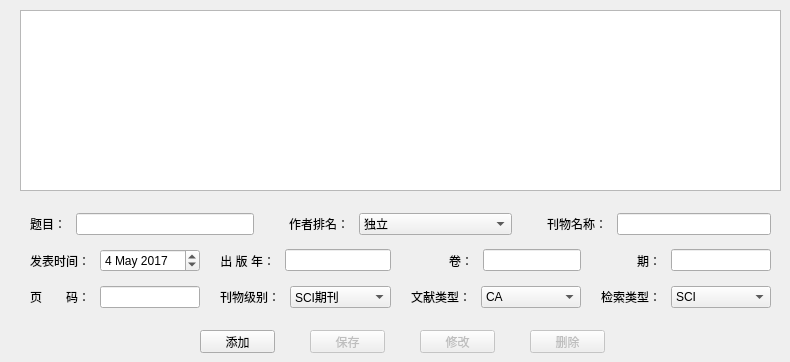
   <widget class="QWidget" name="tab_6">
    <attribute name="title">
     <string>论文成果</string>
    </attribute>
    <widget class="QTableView" name="list_paper">
     <property name="geometry">
      <rect>
       <x>20</x>
       <y>10</y>
       <width>761</width>
       <height>181</height>
      </rect>
     </property>
     <property name="editTriggers">
      <set>QAbstractItemView::NoEditTriggers</set>
     </property>
     <property name="selectionMode">
      <enum>QAbstractItemView::SingleSelection</enum>
     </property>
     <property name="selectionBehavior">
      <enum>QAbstractItemView::SelectRows</enum>
     </property>
     <attribute name="horizontalHeaderStretchLastSection">
      <bool>true</bool>
     </attribute>
     <attribute name="verticalHeaderDefaultSectionSize">
      <number>25</number>
     </attribute>
     <attribute name="verticalHeaderMinimumSectionSize">
      <number>15</number>
     </attribute>
    </widget>
    <widget class="QPushButton" name="btn_paper_update">
     <property name="enabled">
      <bool>false</bool>
     </property>
     <property name="geometry">
      <rect>
       <x>420</x>
       <y>330</y>
       <width>75</width>
       <height>23</height>
      </rect>
     </property>
     <property name="text">
      <string>修改</string>
     </property>
     <property name="autoDefault">
      <bool>false</bool>
     </property>
    </widget>
    <widget class="QPushButton" name="btn_paper_save">
     <property name="enabled">
      <bool>false</bool>
     </property>
     <property name="geometry">
      <rect>
       <x>310</x>
       <y>330</y>
       <width>75</width>
       <height>23</height>
      </rect>
     </property>
     <property name="text">
      <string>保存</string>
     </property>
     <property name="autoDefault">
      <bool>false</bool>
     </property>
    </widget>
    <widget class="QPushButton" name="btn_paper_delete">
     <property name="enabled">
      <bool>false</bool>
     </property>
     <property name="geometry">
      <rect>
       <x>530</x>
       <y>330</y>
       <width>75</width>
       <height>23</height>
      </rect>
     </property>
     <property name="text">
      <string>删除</string>
     </property>
     <property name="autoDefault">
      <bool>false</bool>
     </property>
    </widget>
    <widget class="QPushButton" name="btn_paper_add">
     <property name="geometry">
      <rect>
       <x>200</x>
       <y>330</y>
       <width>75</width>
       <height>23</height>
      </rect>
     </property>
     <property name="text">
      <string>添加</string>
     </property>
     <property name="autoDefault">
      <bool>false</bool>
     </property>
    </widget>
    <widget class="QWidget" name="verticalLayoutWidget_6">
     <property name="geometry">
      <rect>
       <x>20</x>
       <y>200</y>
       <width>761</width>
       <height>121</height>
      </rect>
     </property>
     <layout class="QVBoxLayout" name="verticalLayout_6">
      <property name="leftMargin">
       <number>10</number>
      </property>
      <property name="topMargin">
       <number>5</number>
      </property>
      <property name="rightMargin">
       <number>10</number>
      </property>
      <property name="bottomMargin">
       <number>5</number>
      </property>
      <item>
       <layout class="QHBoxLayout" name="horizontalLayout_83" stretch="1,1,1">
        <property name="spacing">
         <number>35</number>
        </property>
        <item>
         <layout class="QHBoxLayout" name="horizontalLayout_84" stretch="0,0">
          <property name="spacing">
           <number>10</number>
          </property>
          <item>
           <widget class="QLabel" name="paper_label_title">
            <property name="text">
             <string>题目：</string>
            </property>
            <property name="alignment">
             <set>Qt::AlignRight|Qt::AlignTrailing|Qt::AlignVCenter</set>
            </property>
           </widget>
          </item>
          <item>
           <widget class="QLineEdit" name="paper_edit_title">
            <property name="maxLength">
             <number>100</number>
            </property>
           </widget>
          </item>
         </layout>
        </item>
        <item>
         <layout class="QHBoxLayout" name="horizontalLayout_85" stretch="1,3">
          <property name="spacing">
           <number>10</number>
          </property>
          <item>
           <widget class="QLabel" name="paper_label_rank">
            <property name="text">
             <string>作者排名：</string>
            </property>
            <property name="alignment">
             <set>Qt::AlignRight|Qt::AlignTrailing|Qt::AlignVCenter</set>
            </property>
           </widget>
          </item>
          <item>
           <widget class="QComboBox" name="paper_combo_rank">
            <item>
             <property name="text">
              <string>独立</string>
             </property>
            </item>
            <item>
             <property name="text">
              <string>第一</string>
             </property>
            </item>
            <item>
             <property name="text">
              <string>第二</string>
             </property>
            </item>
            <item>
             <property name="text">
              <string>第三</string>
             </property>
            </item>
            <item>
             <property name="text">
              <string>第三之外</string>
             </property>
            </item>
           </widget>
          </item>
         </layout>
        </item>
        <item>
         <layout class="QHBoxLayout" name="horizontalLayout_86" stretch="1,3">
          <property name="spacing">
           <number>10</number>
          </property>
          <item>
           <widget class="QLabel" name="paper_label_publication">
            <property name="text">
             <string>刊物名称：</string>
            </property>
            <property name="alignment">
             <set>Qt::AlignRight|Qt::AlignTrailing|Qt::AlignVCenter</set>
            </property>
           </widget>
          </item>
          <item>
           <widget class="QLineEdit" name="paper_edit_publication">
            <property name="maxLength">
             <number>50</number>
            </property>
           </widget>
          </item>
         </layout>
        </item>
       </layout>
      </item>
      <item>
       <layout class="QHBoxLayout" name="horizontalLayout_87" stretch="1,1,1,1">
        <property name="spacing">
         <number>20</number>
        </property>
        <item>
         <layout class="QHBoxLayout" name="horizontalLayout_88" stretch="1,3">
          <property name="spacing">
           <number>10</number>
          </property>
          <item>
           <widget class="QLabel" name="paper_label_pub_time">
            <property name="text">
             <string>发表时间：</string>
            </property>
            <property name="alignment">
             <set>Qt::AlignRight|Qt::AlignTrailing|Qt::AlignVCenter</set>
            </property>
           </widget>
          </item>
          <item>
           <widget class="QDateEdit" name="paper_date_pub_time">
            <property name="date">
             <date>
              <year>2017</year>
              <month>5</month>
              <day>4</day>
             </date>
            </property>
           </widget>
          </item>
         </layout>
        </item>
        <item>
         <layout class="QHBoxLayout" name="horizontalLayout_95" stretch="1,3">
          <property name="spacing">
           <number>10</number>
          </property>
          <item>
           <widget class="QLabel" name="paper_label_pub_year">
            <property name="text">
             <string>出 版 年：</string>
            </property>
            <property name="alignment">
             <set>Qt::AlignRight|Qt::AlignTrailing|Qt::AlignVCenter</set>
            </property>
           </widget>
          </item>
          <item>
           <widget class="QLineEdit" name="paper_edit_pub_year">
            <property name="maxLength">
             <number>100</number>
            </property>
           </widget>
          </item>
         </layout>
        </item>
        <item>
         <layout class="QHBoxLayout" name="horizontalLayout_89" stretch="5,8">
          <property name="spacing">
           <number>10</number>
          </property>
          <item>
           <widget class="QLabel" name="paper_label_volume">
            <property name="text">
             <string>卷：</string>
            </property>
            <property name="alignment">
             <set>Qt::AlignRight|Qt::AlignTrailing|Qt::AlignVCenter</set>
            </property>
           </widget>
          </item>
          <item>
           <widget class="QLineEdit" name="paper_edit_volume">
            <property name="maxLength">
             <number>100</number>
            </property>
           </widget>
          </item>
         </layout>
        </item>
        <item>
         <layout class="QHBoxLayout" name="horizontalLayout_90" stretch="3,5">
          <property name="spacing">
           <number>10</number>
          </property>
          <item>
           <widget class="QLabel" name="paper_label_issue">
            <property name="text">
             <string>期：</string>
            </property>
            <property name="alignment">
             <set>Qt::AlignRight|Qt::AlignTrailing|Qt::AlignVCenter</set>
            </property>
           </widget>
          </item>
          <item>
           <widget class="QLineEdit" name="paper_edit_issue">
            <property name="maxLength">
             <number>100</number>
            </property>
           </widget>
          </item>
         </layout>
        </item>
       </layout>
      </item>
      <item>
       <layout class="QHBoxLayout" name="horizontalLayout_91" stretch="1,1,1,1">
        <property name="spacing">
         <number>20</number>
        </property>
        <item>
         <layout class="QHBoxLayout" name="horizontalLayout_96" stretch="1,3">
          <property name="spacing">
           <number>10</number>
          </property>
          <item>
           <widget class="QLabel" name="paper_label_page">
            <property name="text">
             <string>页　　码：</string>
            </property>
            <property name="alignment">
             <set>Qt::AlignRight|Qt::AlignTrailing|Qt::AlignVCenter</set>
            </property>
           </widget>
          </item>
          <item>
           <widget class="QLineEdit" name="paper_edit_page">
            <property name="maxLength">
             <number>100</number>
            </property>
           </widget>
          </item>
         </layout>
        </item>
        <item>
         <layout class="QHBoxLayout" name="horizontalLayout_92" stretch="1,3">
          <property name="spacing">
           <number>10</number>
          </property>
          <item>
           <widget class="QLabel" name="paper_label_level">
            <property name="text">
             <string>刊物级别：</string>
            </property>
            <property name="alignment">
             <set>Qt::AlignRight|Qt::AlignTrailing|Qt::AlignVCenter</set>
            </property>
           </widget>
          </item>
          <item>
           <widget class="QComboBox" name="paper_combo_level">
            <item>
             <property name="text">
              <string>SCI期刊</string>
             </property>
            </item>
            <item>
             <property name="text">
              <string>SCI会议</string>
             </property>
            </item>
            <item>
             <property name="text">
              <string>EI期刊</string>
             </property>
            </item>
            <item>
             <property name="text">
              <string>EI会议</string>
             </property>
            </item>
            <item>
             <property name="text">
              <string>ISTP期刊</string>
             </property>
            </item>
            <item>
             <property name="text">
              <string>ISTP会议</string>
             </property>
            </item>
            <item>
             <property name="text">
              <string>CSCD期刊</string>
             </property>
            </item>
            <item>
             <property name="text">
              <string>核心期刊</string>
             </property>
            </item>
            <item>
             <property name="text">
              <string>普通期刊</string>
             </property>
            </item>
            <item>
             <property name="text">
              <string>其他</string>
             </property>
            </item>
           </widget>
          </item>
         </layout>
        </item>
        <item>
         <layout class="QHBoxLayout" name="horizontalLayout_93" stretch="1,3">
          <property name="spacing">
           <number>10</number>
          </property>
          <item>
           <widget class="QLabel" name="paper_label_type">
            <property name="text">
             <string>文献类型：</string>
            </property>
            <property name="alignment">
             <set>Qt::AlignRight|Qt::AlignTrailing|Qt::AlignVCenter</set>
            </property>
           </widget>
          </item>
          <item>
           <widget class="QComboBox" name="paper_combo_type">
            <item>
             <property name="text">
              <string>CA</string>
             </property>
            </item>
            <item>
             <property name="text">
              <string>JA</string>
             </property>
            </item>
           </widget>
          </item>
         </layout>
        </item>
        <item>
         <layout class="QHBoxLayout" name="horizontalLayout_94" stretch="1,3">
          <property name="spacing">
           <number>10</number>
          </property>
          <item>
           <widget class="QLabel" name="paper_label_index">
            <property name="text">
             <string>检索类型：</string>
            </property>
            <property name="alignment">
             <set>Qt::AlignRight|Qt::AlignTrailing|Qt::AlignVCenter</set>
            </property>
           </widget>
          </item>
          <item>
           <widget class="QComboBox" name="paper_combo_index">
            <item>
             <property name="text">
              <string>SCI</string>
             </property>
            </item>
            <item>
             <property name="text">
              <string>EI</string>
             </property>
            </item>
            <item>
             <property name="text">
              <string>ISTP</string>
             </property>
            </item>
           </widget>
          </item>
         </layout>
        </item>
       </layout>
      </item>
     </layout>
    </widget>
   </widget>
